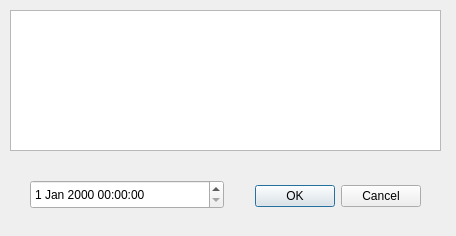
<?xml version="1.0" encoding="UTF-8"?>
<ui version="4.0">
 <class>addWpisForm</class>
 <widget class="QDialog" name="addWpisForm">
  <property name="geometry">
   <rect>
    <x>0</x>
    <y>0</y>
    <width>456</width>
    <height>236</height>
   </rect>
  </property>
  <property name="windowTitle">
   <string>Dialog</string>
  </property>
  <widget class="QDialogButtonBox" name="buttonBox">
   <property name="geometry">
    <rect>
     <x>250</x>
     <y>180</y>
     <width>171</width>
     <height>32</height>
    </rect>
   </property>
   <property name="orientation">
    <enum>Qt::Horizontal</enum>
   </property>
   <property name="standardButtons">
    <set>QDialogButtonBox::Cancel|QDialogButtonBox::Ok</set>
   </property>
  </widget>
  <widget class="QTextEdit" name="textEdit">
   <property name="geometry">
    <rect>
     <x>10</x>
     <y>10</y>
     <width>431</width>
     <height>141</height>
    </rect>
   </property>
  </widget>
  <widget class="QDateTimeEdit" name="dateTimeEdit">
   <property name="geometry">
    <rect>
     <x>30</x>
     <y>180</y>
     <width>194</width>
     <height>29</height>
    </rect>
   </property>
  </widget>
 </widget>
 <resources/>
 <connections>
  <connection>
   <sender>buttonBox</sender>
   <signal>accepted()</signal>
   <receiver>addWpisForm</receiver>
   <slot>accept()</slot>
   <hints>
    <hint type="sourcelabel">
     <x>248</x>
     <y>254</y>
    </hint>
    <hint type="destinationlabel">
     <x>157</x>
     <y>274</y>
    </hint>
   </hints>
  </connection>
  <connection>
   <sender>buttonBox</sender>
   <signal>rejected()</signal>
   <receiver>addWpisForm</receiver>
   <slot>reject()</slot>
   <hints>
    <hint type="sourcelabel">
     <x>316</x>
     <y>260</y>
    </hint>
    <hint type="destinationlabel">
     <x>286</x>
     <y>274</y>
    </hint>
   </hints>
  </connection>
 </connections>
</ui>
